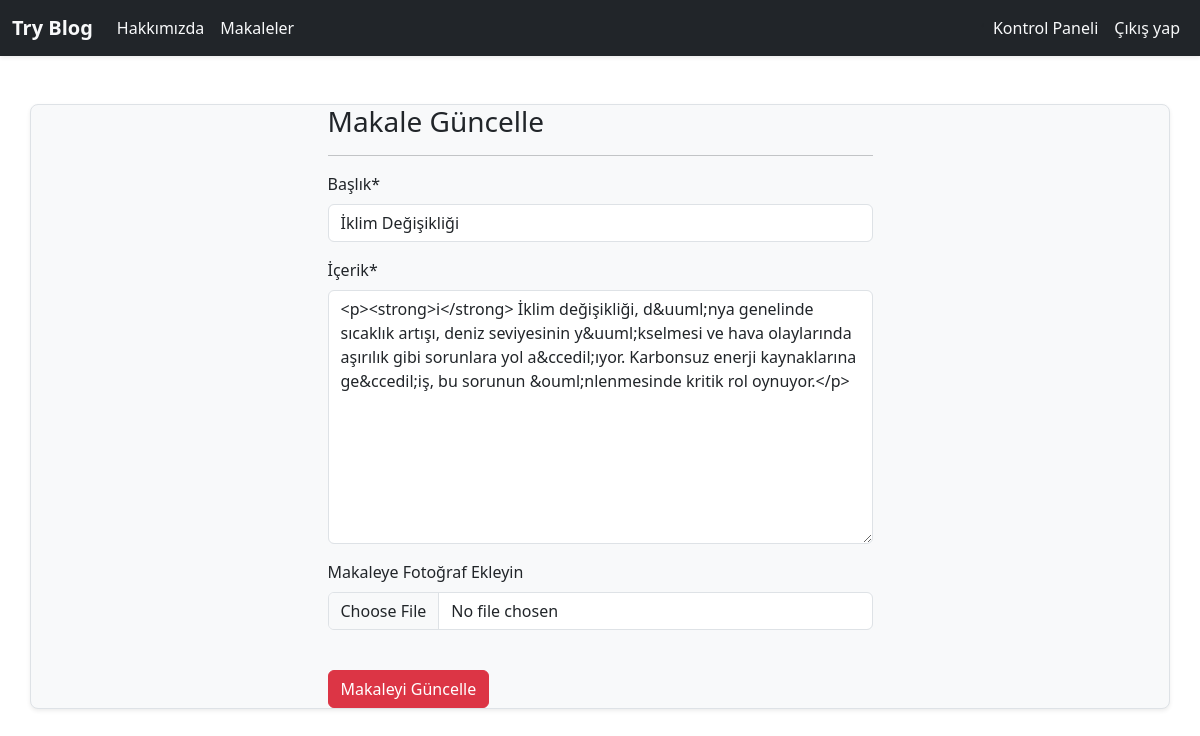
The app's page /articles/update/24/ (signed in) with its own data.
### article/models.py (models this page shows, shortened)
class Article(models.Model):
    author = models.ForeignKey("auth.User", on_delete=models.CASCADE, verbose_name="Yazar")
    title = models.CharField(max_length=50, verbose_name="Başlık")
    content = RichTextField(verbose_name="İçerik")
    created_date = models.DateTimeField(auto_now_add=True, verbose_name="Oluşturulma Tarihi")
    article_image = models.FileField(blank=True,null=True,verbose_name="Makaleye Fotoğraf Ekleyin") # blank ve null true olduğu için doldurulması zorunlu değil
    class Meta:
        ordering = ['-created_date'] # created_date alanına göre sıralama yapar başına - koyduğumuz için en son ilk gösterilir

### article/views.py (the view)
# urls.py: path("update/<int:id>/",views.updateArticle,name = 'updatearticle'),
@login_required(login_url = "user:login")
def updateArticle(request,id):
    article = get_object_or_404(Article,id = id) # Article modelindeki id'si id olanı getir eğer yoksa 404 döndür
    form = ArticleForm(request.POST or None, request.FILES or None,instance = article) # ArticleForm'u form değişkenine atadık ve instance'ı article yaptık
    if form.is_valid(): # form doğruysa
        article = form.save(commit=False)
        article.author = request.user
        article.save()
        messages.success(request,"Makale başarıyla güncellendi")
        return redirect("article:dashboard")
    return render(request,"update.html",{"form":form}) # update.html dosyasını döndürür ve formu gönderir

### article/forms.py
class ArticleForm(forms.ModelForm): # hoca burada form.Form yerine ModelForm kullanmamız gerektiğini söyledi bağlantı kurabiliyormuşuz
    class Meta:
        model = Article
        fields = ['title','content','article_image'] # Article modelindeki title,content alanlarını formda göstermek için fields listesine ekledik

### templates/update.html
{% extends "layout.html" %}
{% block body %}
{% load crispy_forms_tags %}
<div class="row">
  <div class="col-6 offset-md-3">
    <h3>Makale Güncelle</h3>
    <hr />
    <form method="post" enctype="multipart/form-data">
      {% csrf_token %} {{form.media}} {{form|crispy}}
      <br />
      <button type="submit" class="btn btn-danger">Makaleyi Güncelle</button>
    </form>
  </div>
</div>
{% endblock %}

### records on screen
Article: title "İklim Değişikliği", content "<p><strong>i</strong> İklim değişikliği, d&uuml;nya genelinde sıcaklık artışı, deniz seviyesinin y&uuml;kselmesi ve hava olaylarında aşırılık gibi sorunlara yol a&ccedil;ıyor. Karbonsuz enerji kaynaklarına ge&ccedil;iş, bu sorunun &ouml;nlenmesinde kritik rol oynuyor.</p>"
